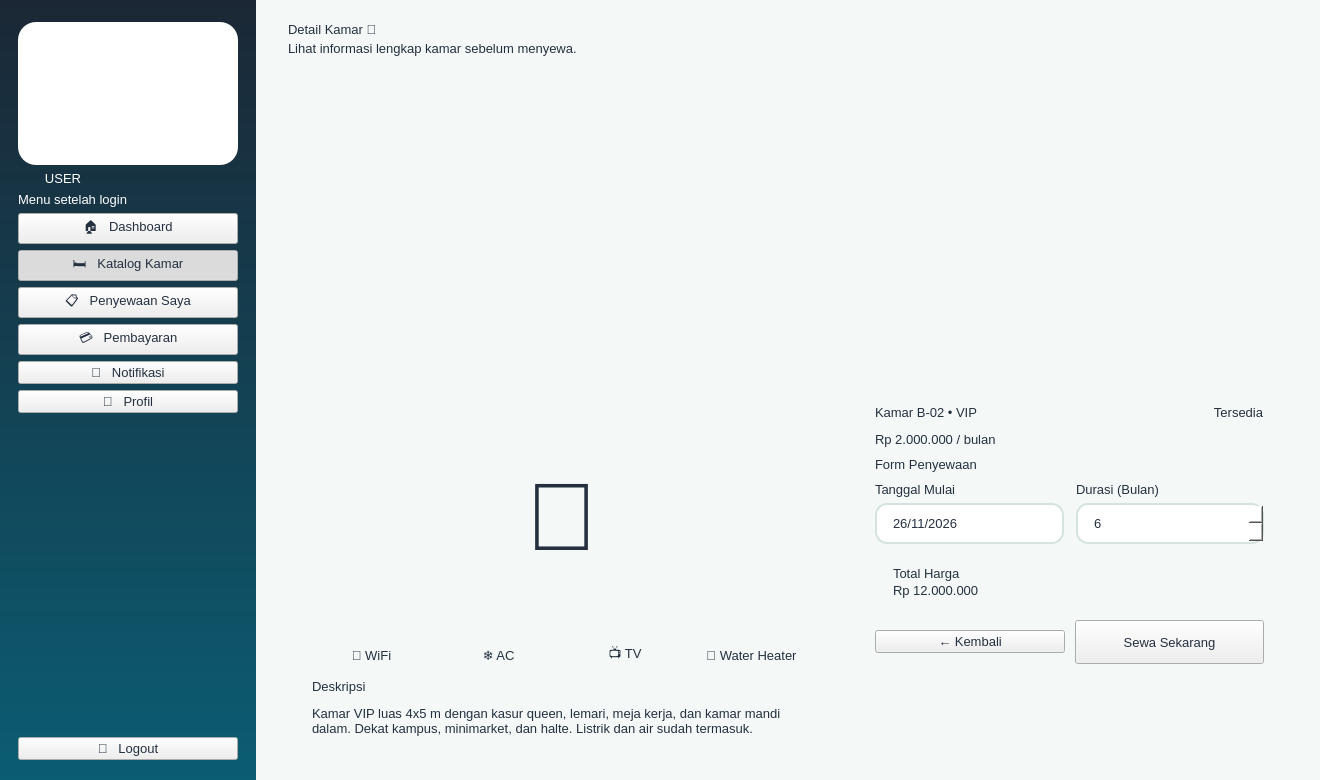
<?xml version="1.0" encoding="UTF-8"?>
<ui version="4.0">
 <class>Win_user_detail_kamar</class>
 <widget class="QMainWindow" name="Win_user_detail_kamar"><property name="geometry"><rect><x>0</x><y>0</y><width>1320</width><height>780</height></rect></property><property name="minimumSize"><size><width>1180</width><height>700</height></size></property><property name="windowTitle"><string>KOSTAY - Detail Kamar</string></property><property name="styleSheet"><string notr="true">
* { font-family: 'Segoe UI', 'Inter', sans-serif; font-size: 10pt; color: #243040; }
QMainWindow, QWidget#centralwidget { background: #F4F8F7; }
QLabel { background: transparent; }
QCheckBox { background: transparent; spacing: 8px; }
QScrollArea { background: transparent; border: none; }

QFrame#loginShell { background: #FFFFFF; border-radius: 28px; }
QFrame#brandPanel { background: qlineargradient(x1:0,y1:0,x2:1,y2:1, stop:0 #E9F8F2, stop:1 #CDEFF2); border-top-left-radius: 28px; border-bottom-left-radius: 28px; }
QWidget#centralwidgetLogin { background: qlineargradient(x1:0,y1:0,x2:1,y2:1, stop:0 #1B2735, stop:0.55 #0B5D73, stop:1 #12A87B); }

QFrame#sidebarUser, QFrame#sidebarAdmin { background: qlineargradient(x1:0,y1:0,x2:0,y2:1, stop:0 #1B2735, stop:1 #0B5D73); }
QFrame#sidebarUser QLabel, QFrame#sidebarAdmin QLabel { color: #FFFFFF; }
QFrame#logoCard { background: #FFFFFF; border-radius: 18px; }
QLabel[role="roleBadge"] { background: #F7A823; color: #1B2735; border-radius: 10px; padding: 4px 12px; font-weight: 800; letter-spacing: 2px; }
QFrame#sidebarUser QLabel[role="roleBadge"], QFrame#sidebarAdmin QLabel[role="roleBadge"] { color: #1B2735; }
QLabel[role="menuHint"] { color: #9FC3CB; font-size: 9pt; }
QPushButton[nav="true"] { color: #CFE3E6; text-align: left; padding: 13px 18px; border: none; border-radius: 12px; font-weight: 600; background: transparent; }
QPushButton[nav="true"]:hover { background: rgba(255,255,255,0.10); color: #FFFFFF; }
QPushButton[nav="true"]:checked { background: qlineargradient(x1:0,y1:0,x2:1,y2:0, stop:0 #12A87B, stop:1 #2DBE7E); color: #FFFFFF; }
QPushButton[nav="logout"] { color: #FFD9A0; text-align: left; padding: 12px 18px; border: 1px solid rgba(247,168,35,0.7); border-radius: 12px; font-weight: 700; background: transparent; }
QPushButton[nav="logout"]:hover { background: #F7A823; color: #1B2735; }

QFrame[card="white"] { background: #FFFFFF; border: 1px solid #E1ECE9; border-radius: 18px; }
QFrame[card="mint"] { background: qlineargradient(x1:0,y1:0,x2:1,y2:1, stop:0 #E3F7EF, stop:1 #D2EEF3); border: none; border-radius: 18px; }
QFrame[card="green"] { background: qlineargradient(x1:0,y1:0,x2:1,y2:1, stop:0 #12A87B, stop:1 #2DBE7E); border-radius: 18px; }
QFrame[card="navy"] { background: qlineargradient(x1:0,y1:0,x2:1,y2:1, stop:0 #1B2735, stop:1 #0B5D73); border-radius: 18px; }
QFrame[card="orange"] { background: qlineargradient(x1:0,y1:0,x2:1,y2:1, stop:0 #F7A823, stop:1 #FFC857); border-radius: 18px; }
QFrame[card="teal"] { background: qlineargradient(x1:0,y1:0,x2:1,y2:1, stop:0 #0B5D73, stop:1 #12A87B); border-radius: 18px; }
QFrame[card="green"] QLabel, QFrame[card="navy"] QLabel, QFrame[card="teal"] QLabel { color: #FFFFFF; }
QFrame[card="orange"] QLabel { color: #1B2735; }

QLabel[role="title"] { font-size: 22pt; font-weight: 800; color: #1B2735; }
QLabel[role="subtitle"] { font-size: 10.5pt; color: #6B7B8C; }
QLabel[role="section"] { font-size: 13pt; font-weight: 700; color: #1B2735; }
QLabel[role="statlabel"] { font-size: 10pt; font-weight: 600; }
QLabel[role="statvalue"] { font-size: 22pt; font-weight: 800; }
QLabel[role="statsub"] { font-size: 9pt; }
QLabel[role="price"] { font-size: 14pt; font-weight: 800; color: #12A87B; }
QLabel[role="roomname"] { font-size: 12pt; font-weight: 700; color: #1B2735; }
QLabel[role="muted"] { color: #6B7B8C; }
QLabel[role="fieldlabel"] { font-weight: 600; color: #1B2735; }
QLabel[role="emoji"] { font-size: 40pt; }
QLabel[role="chip_mint"] { background: #DFF5EC; color: #0B6B55; border-radius: 12px; padding: 6px 12px; font-weight: 600; }
QLabel[role="chip_green"] { background: #12A87B; color: #FFFFFF; border-radius: 12px; padding: 5px 12px; font-weight: 700; }
QLabel[role="chip_orange"] { background: #FFF0D2; color: #A8680A; border-radius: 12px; padding: 5px 12px; font-weight: 700; }
QLabel[role="chip_navy"] { background: #E4EAF0; color: #1B2735; border-radius: 12px; padding: 5px 12px; font-weight: 700; }
QFrame[card="roomimg"] { background: qlineargradient(x1:0,y1:0,x2:1,y2:1, stop:0 #D9F3EA, stop:1 #BFE6EE); border-radius: 14px; border: none; }
QFrame[card="roomimg"] QLabel { color: #0B5D73; }

QPushButton[variant="primary"] { background: qlineargradient(x1:0,y1:0,x2:1,y2:0, stop:0 #0B5D73, stop:1 #12A87B); color: #FFFFFF; border: none; border-radius: 12px; padding: 11px 22px; font-weight: 700; }
QPushButton[variant="primary"]:hover { background: qlineargradient(x1:0,y1:0,x2:1,y2:0, stop:0 #0E7390, stop:1 #1FC490); }
QPushButton[variant="accent"] { background: #F7A823; color: #1B2735; border: none; border-radius: 12px; padding: 11px 22px; font-weight: 700; }
QPushButton[variant="accent"]:hover { background: #FFB93F; }
QPushButton[variant="danger"] { background: #FDECEC; color: #D64545; border: 1px solid #F5BCBC; border-radius: 12px; padding: 11px 22px; font-weight: 700; }
QPushButton[variant="danger"]:hover { background: #D64545; color: #FFFFFF; }
QPushButton[variant="ghost"] { background: transparent; color: #0B5D73; border: 1.5px solid #0B5D73; border-radius: 12px; padding: 10px 22px; font-weight: 700; }
QPushButton[variant="ghost"]:hover { background: #0B5D73; color: #FFFFFF; }
QPushButton[variant="link"] { background: transparent; color: #12A87B; border: none; font-weight: 700; }
QPushButton[variant="link"]:hover { color: #0B5D73; text-decoration: underline; }

QLineEdit, QComboBox, QSpinBox, QDateEdit, QTextEdit { background: #FFFFFF; border: 1.5px solid #D5E3E0; border-radius: 12px; padding: 10px 14px; selection-background-color: #12A87B; }
QLineEdit:focus, QComboBox:focus, QSpinBox:focus, QDateEdit:focus, QTextEdit:focus { border: 1.5px solid #12A87B; }
QComboBox::drop-down, QDateEdit::drop-down { border: none; width: 28px; }
QCheckBox::indicator { width: 18px; height: 18px; border-radius: 5px; border: 1.5px solid #12A87B; background: #FFFFFF; }
QCheckBox::indicator:checked { background: #12A87B; }

QTableWidget { background: #FFFFFF; border: 1px solid #E1ECE9; border-radius: 14px; gridline-color: transparent; alternate-background-color: #F4FAF8; selection-background-color: #D9F3EA; selection-color: #1B2735; }
QTableWidget::item { padding: 10px; border: none; }
QHeaderView::section { background: #1B2735; color: #FFFFFF; padding: 12px 10px; border: none; font-weight: 700; }
QListWidget { background: #FFFFFF; border: 1px solid #E1ECE9; border-radius: 14px; padding: 8px; }
QListWidget::item { padding: 14px; border-bottom: 1px solid #EEF3F2; border-radius: 10px; }
QListWidget::item:selected { background: #D9F3EA; color: #1B2735; }
QProgressBar { background: rgba(255,255,255,0.25); border: none; border-radius: 6px; }
QProgressBar::chunk { background: #F7A823; border-radius: 6px; }
QFrame[card="white"] QProgressBar { background: #E1ECE9; }
QFrame[card="white"] QProgressBar::chunk { background: #12A87B; }
QScrollBar:vertical { background: transparent; width: 10px; }
QScrollBar::handle:vertical { background: #BFD6D1; border-radius: 5px; min-height: 30px; }
QScrollBar::add-line:vertical, QScrollBar::sub-line:vertical { height: 0; }
</string></property>
<widget class="QWidget" name="centralwidget"><layout class="QHBoxLayout" name="lay246" stretch="0,1"><property name="spacing"><number>0</number></property><property name="leftMargin"><number>0</number></property><property name="topMargin"><number>0</number></property><property name="rightMargin"><number>0</number></property><property name="bottomMargin"><number>0</number></property><item>
<widget class="QFrame" name="sidebarUser"><property name="minimumSize"><size><width>256</width><height>0</height></size></property><property name="maximumSize"><size><width>256</width><height>16777215</height></size></property><layout class="QVBoxLayout" name="lay244"><property name="spacing"><number>6</number></property><property name="leftMargin"><number>18</number></property><property name="topMargin"><number>22</number></property><property name="rightMargin"><number>18</number></property><property name="bottomMargin"><number>20</number></property><item>
<widget class="QFrame" name="logoCard"><layout class="QVBoxLayout" name="lay240"><property name="spacing"><number>0</number></property><property name="leftMargin"><number>10</number></property><property name="topMargin"><number>10</number></property><property name="rightMargin"><number>10</number></property><property name="bottomMargin"><number>10</number></property><item>
<widget class="QLabel" name="label239"><property name="pixmap"><pixmap>images/logo.png</pixmap></property><property name="scaledContents"><bool>true</bool></property><property name="minimumSize"><size><width>176</width><height>123</height></size></property><property name="maximumSize"><size><width>176</width><height>123</height></size></property><property name="text"><string></string></property></widget>
</item>
</layout></widget>
</item>
<item>
<widget class="QLabel" name="label241"><property name="text"><string>USER</string></property><property name="role" stdset="0"><string>roleBadge</string></property><property name="alignment"><set>Qt::AlignCenter</set></property><property name="maximumSize"><size><width>90</width><height>16777215</height></size></property></widget>
</item>
<item>
<widget class="QLabel" name="label242"><property name="text"><string>Menu setelah login</string></property><property name="role" stdset="0"><string>menuHint</string></property></widget>
</item>
<item>
<widget class="QPushButton" name="btnUserDashboard"><property name="text"><string>🏠   Dashboard</string></property><property name="cursor"><cursorShape>PointingHandCursor</cursorShape></property><property name="nav" stdset="0"><string>true</string></property><property name="checkable"><bool>true</bool></property><property name="autoExclusive"><bool>true</bool></property></widget>
</item>
<item>
<widget class="QPushButton" name="btnUserKatalog"><property name="text"><string>🛏️   Katalog Kamar</string></property><property name="cursor"><cursorShape>PointingHandCursor</cursorShape></property><property name="nav" stdset="0"><string>true</string></property><property name="checkable"><bool>true</bool></property><property name="autoExclusive"><bool>true</bool></property><property name="checked"><bool>true</bool></property></widget>
</item>
<item>
<widget class="QPushButton" name="btnUserPenyewaan"><property name="text"><string>📋   Penyewaan Saya</string></property><property name="cursor"><cursorShape>PointingHandCursor</cursorShape></property><property name="nav" stdset="0"><string>true</string></property><property name="checkable"><bool>true</bool></property><property name="autoExclusive"><bool>true</bool></property></widget>
</item>
<item>
<widget class="QPushButton" name="btnUserPembayaran"><property name="text"><string>💳   Pembayaran</string></property><property name="cursor"><cursorShape>PointingHandCursor</cursorShape></property><property name="nav" stdset="0"><string>true</string></property><property name="checkable"><bool>true</bool></property><property name="autoExclusive"><bool>true</bool></property></widget>
</item>
<item>
<widget class="QPushButton" name="btnUserNotifikasi"><property name="text"><string>🔔   Notifikasi</string></property><property name="cursor"><cursorShape>PointingHandCursor</cursorShape></property><property name="nav" stdset="0"><string>true</string></property><property name="checkable"><bool>true</bool></property><property name="autoExclusive"><bool>true</bool></property></widget>
</item>
<item>
<widget class="QPushButton" name="btnUserProfil"><property name="text"><string>👤   Profil</string></property><property name="cursor"><cursorShape>PointingHandCursor</cursorShape></property><property name="nav" stdset="0"><string>true</string></property><property name="checkable"><bool>true</bool></property><property name="autoExclusive"><bool>true</bool></property></widget>
</item>
<item><spacer name="sp243"><property name="orientation"><enum>Qt::Vertical</enum></property><property name="sizeHint" stdset="0"><size><width>20</width><height>40</height></size></property></spacer></item>
<item>
<widget class="QPushButton" name="btnUserLogout"><property name="text"><string>🚪   Logout</string></property><property name="cursor"><cursorShape>PointingHandCursor</cursorShape></property><property name="nav" stdset="0"><string>logout</string></property></widget>
</item>
</layout></widget>
</item>
<item>
<widget class="QWidget" name="content245"><layout class="QVBoxLayout" name="lay238"><property name="spacing"><number>16</number></property><property name="leftMargin"><number>32</number></property><property name="topMargin"><number>22</number></property><property name="rightMargin"><number>32</number></property><property name="bottomMargin"><number>24</number></property><item><layout class="QHBoxLayout" name="lay237"><property name="spacing"><number>12</number></property><property name="leftMargin"><number>0</number></property><property name="topMargin"><number>0</number></property><property name="rightMargin"><number>0</number></property><property name="bottomMargin"><number>0</number></property><item><layout class="QVBoxLayout" name="lay234"><property name="spacing"><number>4</number></property><property name="leftMargin"><number>0</number></property><property name="topMargin"><number>0</number></property><property name="rightMargin"><number>0</number></property><property name="bottomMargin"><number>0</number></property><item>
<widget class="QLabel" name="label231"><property name="text"><string>Detail Kamar 🔎</string></property><property name="role" stdset="0"><string>title</string></property></widget>
</item>
<item>
<widget class="QLabel" name="label232"><property name="text"><string>Lihat informasi lengkap kamar sebelum menyewa.</string></property><property name="role" stdset="0"><string>subtitle</string></property></widget>
</item>
<item><spacer name="sp233"><property name="orientation"><enum>Qt::Vertical</enum></property><property name="sizeHint" stdset="0"><size><width>20</width><height>4</height></size></property></spacer></item>
</layout></item>
<item><spacer name="sp235"><property name="orientation"><enum>Qt::Horizontal</enum></property><property name="sizeHint" stdset="0"><size><width>20</width><height>20</height></size></property></spacer></item>
<item>
<widget class="QLabel" name="label236"><property name="pixmap"><pixmap>images/mascot_3.png</pixmap></property><property name="scaledContents"><bool>true</bool></property><property name="minimumSize"><size><width>74</width><height>110</height></size></property><property name="maximumSize"><size><width>74</width><height>110</height></size></property><property name="text"><string></string></property></widget>
</item>
</layout></item>
<item><layout class="QHBoxLayout" name="lay230" stretch="5,4"><property name="spacing"><number>16</number></property><property name="leftMargin"><number>0</number></property><property name="topMargin"><number>0</number></property><property name="rightMargin"><number>0</number></property><property name="bottomMargin"><number>0</number></property><item>
<widget class="QFrame" name="cardDetailKiri"><property name="card" stdset="0"><string>white</string></property><layout class="QVBoxLayout" name="lay213"><property name="spacing"><number>12</number></property><property name="leftMargin"><number>24</number></property><property name="topMargin"><number>20</number></property><property name="rightMargin"><number>24</number></property><property name="bottomMargin"><number>20</number></property><item>
<widget class="QFrame" name="roomImgDetail"><property name="card" stdset="0"><string>roomimg</string></property><property name="minimumSize"><size><width>0</width><height>230</height></size></property><layout class="QVBoxLayout" name="lay205"><property name="spacing"><number>0</number></property><property name="leftMargin"><number>0</number></property><property name="topMargin"><number>0</number></property><property name="rightMargin"><number>0</number></property><property name="bottomMargin"><number>0</number></property><item>
<widget class="QLabel" name="label204"><property name="text"><string>🏨</string></property><property name="role" stdset="0"><string>emoji</string></property><property name="alignment"><set>Qt::AlignCenter</set></property><property name="styleSheet"><string notr="true">font-size: 72pt;</string></property></widget>
</item>
</layout></widget>
</item>
<item><layout class="QHBoxLayout" name="lay210"><property name="spacing"><number>8</number></property><property name="leftMargin"><number>0</number></property><property name="topMargin"><number>0</number></property><property name="rightMargin"><number>0</number></property><property name="bottomMargin"><number>0</number></property><item>
<widget class="QLabel" name="label206"><property name="text"><string>🛜 WiFi</string></property><property name="role" stdset="0"><string>chip_mint</string></property><property name="alignment"><set>Qt::AlignCenter</set></property></widget>
</item>
<item>
<widget class="QLabel" name="label207"><property name="text"><string>❄️ AC</string></property><property name="role" stdset="0"><string>chip_mint</string></property><property name="alignment"><set>Qt::AlignCenter</set></property></widget>
</item>
<item>
<widget class="QLabel" name="label208"><property name="text"><string>📺 TV</string></property><property name="role" stdset="0"><string>chip_mint</string></property><property name="alignment"><set>Qt::AlignCenter</set></property></widget>
</item>
<item>
<widget class="QLabel" name="label209"><property name="text"><string>🚿 Water Heater</string></property><property name="role" stdset="0"><string>chip_mint</string></property><property name="alignment"><set>Qt::AlignCenter</set></property></widget>
</item>
</layout></item>
<item>
<widget class="QLabel" name="label211"><property name="text"><string>Deskripsi</string></property><property name="role" stdset="0"><string>section</string></property></widget>
</item>
<item>
<widget class="QLabel" name="label212"><property name="text"><string>Kamar VIP luas 4x5 m dengan kasur queen, lemari, meja kerja, dan kamar mandi dalam. Dekat kampus, minimarket, dan halte. Listrik dan air sudah termasuk.</string></property><property name="role" stdset="0"><string>muted</string></property><property name="wordWrap"><bool>true</bool></property></widget>
</item>
</layout></widget>
</item>
<item>
<widget class="QFrame" name="cardDetailKanan"><property name="card" stdset="0"><string>white</string></property><layout class="QVBoxLayout" name="lay229"><property name="spacing"><number>10</number></property><property name="leftMargin"><number>24</number></property><property name="topMargin"><number>20</number></property><property name="rightMargin"><number>24</number></property><property name="bottomMargin"><number>20</number></property><item><layout class="QHBoxLayout" name="lay217"><property name="spacing"><number>8</number></property><property name="leftMargin"><number>0</number></property><property name="topMargin"><number>0</number></property><property name="rightMargin"><number>0</number></property><property name="bottomMargin"><number>0</number></property><item>
<widget class="QLabel" name="label214"><property name="text"><string>Kamar B-02 • VIP</string></property><property name="role" stdset="0"><string>title</string></property></widget>
</item>
<item><spacer name="sp215"><property name="orientation"><enum>Qt::Horizontal</enum></property><property name="sizeHint" stdset="0"><size><width>20</width><height>20</height></size></property></spacer></item>
<item>
<widget class="QLabel" name="label216"><property name="text"><string>Tersedia</string></property><property name="role" stdset="0"><string>chip_green</string></property><property name="alignment"><set>Qt::AlignCenter</set></property></widget>
</item>
</layout></item>
<item>
<widget class="QLabel" name="label218"><property name="text"><string>Rp 2.000.000 / bulan</string></property><property name="role" stdset="0"><string>price</string></property></widget>
</item>
<item>
<widget class="QLabel" name="label219"><property name="text"><string>Form Penyewaan</string></property><property name="role" stdset="0"><string>section</string></property></widget>
</item>
<item><layout class="QHBoxLayout" name="lay224"><property name="spacing"><number>12</number></property><property name="leftMargin"><number>0</number></property><property name="topMargin"><number>0</number></property><property name="rightMargin"><number>0</number></property><property name="bottomMargin"><number>0</number></property><item><layout class="QVBoxLayout" name="lay221"><property name="spacing"><number>6</number></property><property name="leftMargin"><number>0</number></property><property name="topMargin"><number>0</number></property><property name="rightMargin"><number>0</number></property><property name="bottomMargin"><number>0</number></property><item>
<widget class="QLabel" name="label220"><property name="text"><string>Tanggal Mulai</string></property><property name="role" stdset="0"><string>fieldlabel</string></property></widget>
</item>
<item>
<widget class="QDateEdit" name="dateMulai"><property name="calendarPopup"><bool>true</bool></property><property name="displayFormat"><string>dd/MM/yyyy</string></property><property name="date"><date><year>2026</year><month>11</month><day>26</day></date></property></widget>
</item>
</layout></item>
<item><layout class="QVBoxLayout" name="lay223"><property name="spacing"><number>6</number></property><property name="leftMargin"><number>0</number></property><property name="topMargin"><number>0</number></property><property name="rightMargin"><number>0</number></property><property name="bottomMargin"><number>0</number></property><item>
<widget class="QLabel" name="label222"><property name="text"><string>Durasi (Bulan)</string></property><property name="role" stdset="0"><string>fieldlabel</string></property></widget>
</item>
<item>
<widget class="QSpinBox" name="spinDurasi"><property name="minimum"><number>1</number></property><property name="maximum"><number>24</number></property><property name="value"><number>6</number></property><property name="singleStep"><number>1</number></property></widget>
</item>
</layout></item>
</layout></item>
<item>
<widget class="QFrame" name="cardTotalHarga"><property name="card" stdset="0"><string>green</string></property><layout class="QVBoxLayout" name="lay226"><property name="spacing"><number>2</number></property><property name="leftMargin"><number>18</number></property><property name="topMargin"><number>12</number></property><property name="rightMargin"><number>18</number></property><property name="bottomMargin"><number>12</number></property><item>
<widget class="QLabel" name="label225"><property name="text"><string>Total Harga</string></property><property name="role" stdset="0"><string>statlabel</string></property></widget>
</item>
<item>
<widget class="QLabel" name="lblTotalHarga"><property name="text"><string>Rp 12.000.000</string></property><property name="role" stdset="0"><string>statvalue</string></property></widget>
</item>
</layout></widget>
</item>
<item><layout class="QHBoxLayout" name="lay227"><property name="spacing"><number>10</number></property><property name="leftMargin"><number>0</number></property><property name="topMargin"><number>0</number></property><property name="rightMargin"><number>0</number></property><property name="bottomMargin"><number>0</number></property><item>
<widget class="QPushButton" name="btnKembali"><property name="text"><string>← Kembali</string></property><property name="cursor"><cursorShape>PointingHandCursor</cursorShape></property><property name="variant" stdset="0"><string>ghost</string></property></widget>
</item>
<item>
<widget class="QPushButton" name="btnSewaSekarang"><property name="text"><string>Sewa Sekarang</string></property><property name="cursor"><cursorShape>PointingHandCursor</cursorShape></property><property name="variant" stdset="0"><string>accent</string></property><property name="minimumSize"><size><width>0</width><height>44</height></size></property></widget>
</item>
</layout></item>
<item><spacer name="sp228"><property name="orientation"><enum>Qt::Vertical</enum></property><property name="sizeHint" stdset="0"><size><width>20</width><height>10</height></size></property></spacer></item>
</layout></widget>
</item>
</layout></item>
</layout></widget>
</item>
</layout></widget>
</widget>
 <resources/>
 <connections/>
</ui>
